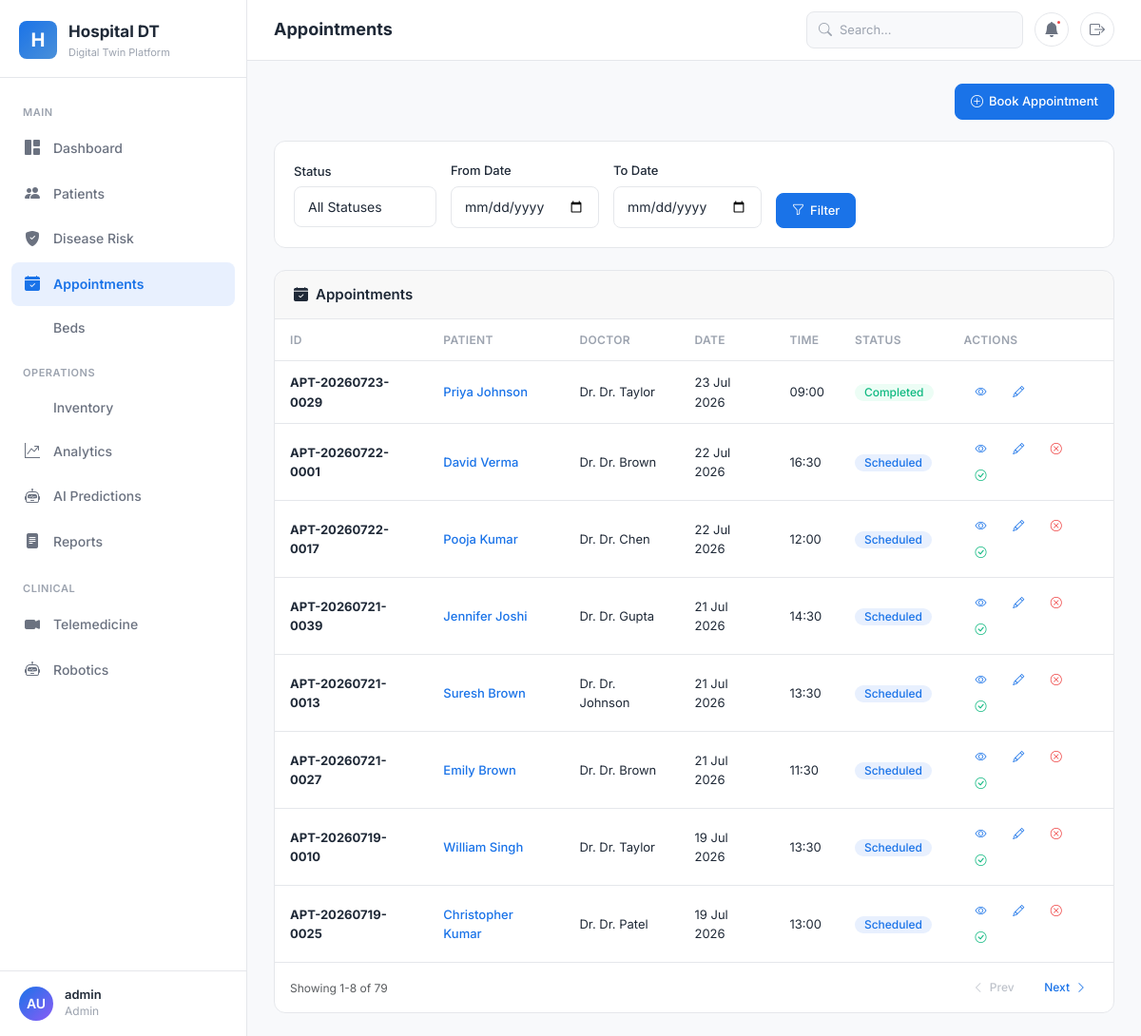
The page /appointments/ (signed in) on the database its author committed.
### accounts/models.py (models this page shows, shortened)
class UserRole(models.Model):
    ROLE_CHOICES = [
        ('admin', 'Admin'),
        ('staff', 'Staff'),
        ('patient', 'Patient'),
    ]
    user = models.OneToOneField(User, on_delete=models.CASCADE)
    role = models.CharField(max_length=20, choices=ROLE_CHOICES)
    phone = models.CharField(max_length=15, blank=True)
    address = models.TextField(blank=True)
    created_at = models.DateTimeField(auto_now_add=True)

### appointments/models.py (models this page shows, shortened)
class Appointment(models.Model):
    STATUS_CHOICES = [
        ('scheduled', 'Scheduled'),
        ('completed', 'Completed'),
        ('cancelled', 'Cancelled'),
        ('rescheduled', 'Rescheduled'),
        ('no_show', 'No Show'),
    ]
    appointment_id = models.CharField(max_length=20, unique=True)
    patient = models.ForeignKey(Patient, on_delete=models.CASCADE, related_name='appointments')
    doctor_name = models.CharField(max_length=200, blank=True)
    doctor_specialization = models.CharField(max_length=200, blank=True)
    appointment_date = models.DateField()
    appointment_time = models.TimeField()
    end_time = models.TimeField(null=True, blank=True)
    reason = models.TextField()
    status = models.CharField(max_length=20, choices=STATUS_CHOICES, default='scheduled')
    notes = models.TextField(blank=True)
    created_by = models.ForeignKey(User, on_delete=models.SET_NULL, null=True)
    created_at = models.DateTimeField(auto_now_add=True)
    updated_at = models.DateTimeField(auto_now=True)
    class Meta:
        ordering = ['-appointment_date', '-appointment_time']

### patients/models.py (models this page shows, shortened)
class Patient(models.Model):
    GENDER_CHOICES = [('M', 'Male'), ('F', 'Female'), ('O', 'Other')]
    BLOOD_GROUP_CHOICES = [
        ('A+', 'A+'), ('A-', 'A-'), ('B+', 'B+'), ('B-', 'B-'),
        ('AB+', 'AB+'), ('AB-', 'AB-'), ('O+', 'O+'), ('O-', 'O-'),
    ]
    STATUS_CHOICES = [
        ('admitted', 'Admitted'), ('discharged', 'Discharged'),
        ('outpatient', 'Outpatient'), ('emergency', 'Emergency'),
    ]
    patient_id = models.CharField(max_length=20, unique=True)
    first_name = models.CharField(max_length=100)
    last_name = models.CharField(max_length=100)
    date_of_birth = models.DateField()
    gender = models.CharField(max_length=1, choices=GENDER_CHOICES)
    blood_group = models.CharField(max_length=3, choices=BLOOD_GROUP_CHOICES)
    phone = models.CharField(max_length=15)
    email = models.EmailField(blank=True)
    address = models.TextField()
    emergency_contact = models.CharField(max_length=15)
    emergency_relation = models.CharField(max_length=50)
    status = models.CharField(max_length=20, choices=STATUS_CHOICES, default='outpatient')
    admission_date = models.DateTimeField(null=True, blank=True)
    discharge_date = models.DateTimeField(null=True, blank=True)
    user = models.OneToOneField(User, on_delete=models.SET_NULL, null=True, blank=True, related_name='patient_profile')
    created_by = models.ForeignKey(User, on_delete=models.SET_NULL, null=True, related_name='created_patients')
    created_at = models.DateTimeField(auto_now_add=True)
    updated_at = models.DateTimeField(auto_now=True)

### appointments/views.py (the view)
# urls.py: path('', views.appointment_list, name='appointment_list'),
@admin_required
def appointment_list(request):
    appointments = Appointment.objects.all()
    status = request.GET.get('status')
    date_from = request.GET.get('date_from')
    date_to = request.GET.get('date_to')
    if status:
        appointments = appointments.filter(status=status)
    if date_from:
        appointments = appointments.filter(appointment_date__gte=date_from)
    if date_to:
        appointments = appointments.filter(appointment_date__lte=date_to)
    context = {
        'appointments': appointments,
        'status': status,
        'date_from': date_from,
        'date_to': date_to,
    }
    return render(request, 'appointments/appointment_list.html', context)

### templates/appointments/appointment_list.html (shortened to what this page needs)
{% extends 'base.html' %}
{% load static %}
{% block page_title %}Appointments{% endblock %}
{% block content %}
<div class="d-flex justify-between align-center flex-wrap gap-2 mb-4">
  <div class="d-flex gap-2">
    <a href="{% url 'appointments:appointment_create' %}" class="btn btn-primary"><i class="bi bi-plus-circle"></i> Book Appointment</a>
  </div>
</div>
<div class="card animate-up mb-4">
  <div class="card-body">
    <form method="get" class="d-flex flex-wrap gap-3 align-center">
      <div class="form-group" style="margin-bottom: 0; min-width: 150px;">
        <label class="form-label">Status</label>
        <select name="status" class="form-select">
          <option value="">All Statuses</option>
        </select>
      </div>
      <div class="form-group" style="margin-bottom: 0; min-width: 150px;">
        <label class="form-label">From Date</label>
        <input type="date" class="form-input" name="date_from" value="{{ request.GET.date_from }}">
      </div>
      <div class="form-group" style="margin-bottom: 0; min-width: 150px;">
        <label class="form-label">To Date</label>
        <input type="date" class="form-input" name="date_to" value="{{ request.GET.date_to }}">
      </div>
      <div style="align-self: flex-end;">
        <button type="submit" class="btn btn-primary"><i class="bi bi-funnel"></i> Filter</button>
      </div>
    </form>
  </div>
</div>
<div class="card animate-up">
  <div class="card-header">
    <h5><i class="bi bi-calendar-check-fill"></i> Appointments</h5>
  </div>
  <div class="card-body p-0">
    <div class="table-wrapper">
      <table>
        <thead>
          <tr>
            <th>ID</th>
            <th>Patient</th>
            <th>Doctor</th>
            <th>Date</th>
            <th>Time</th>
            <th>Status</th>
            <th>Actions</th>
          </tr>
        </thead>
        <tbody>
          {% for appointment in appointments %}
          <tr>
            <td><strong>{{ appointment.appointment_id }}</strong></td>
            <td><a href="{% url 'patients:patient_detail' appointment.patient.pk %}">{{ appointment.patient.first_name }} {{ appointment.patient.last_name }}</a></td>
            <td>Dr. {{ appointment.doctor_name }}</td>
            <td>{{ appointment.appointment_date|date:"d M Y" }}</td>
            <td>{{ appointment.appointment_time|time:"H:i" }}</td>
            <td>
              <span class="badge badge-{% if appointment.status == 'scheduled' %}primary{% elif appointment.status == 'completed' %}success{% elif appointment.status == 'cancelled' %}error{% elif appointment.status == 'rescheduled' %}warning{% else %}muted{% endif %}">
                {{ appointment.get_status_display }}
              </span>
            </td>
            <td>
              <a href="{% url 'appointments:appointment_detail' appointment.pk %}" class="btn btn-sm btn-ghost" title="View"><i class="bi bi-eye"></i></a>
              <a href="{% url 'appointments:appointment_update' appointment.pk %}" class="btn btn-sm btn-ghost" title="Edit"><i class="bi bi-pencil"></i></a>
              {% if appointment.status == 'scheduled' %}
              <a href="{% url 'appointments:appointment_cancel' appointment.pk %}" class="btn btn-sm btn-ghost" title="Cancel" style="color: var(--error);"><i class="bi bi-x-circle"></i></a>
              <a href="{% url 'appointments:appointment_complete' appointment.pk %}" class="btn btn-sm btn-ghost" title="Complete" style="color: var(--success);"><i class="bi bi-check-circle"></i></a>
              {% endif %}
            </td>
          </tr>
          {% endfor %}
        </tbody>
      </table>
    </div>
  </div>
</div>
{% endblock %}

### templates/base.html (shortened to what this page needs)
<!DOCTYPE html>
{% load static %}
<html lang="en">
<head>
  <link href="https://cdn.jsdelivr.net/npm/bootstrap@5.3.3/dist/css/bootstrap.min.css" rel="stylesheet">
  <link href="https://cdn.jsdelivr.net/npm/bootstrap-icons@1.11.3/font/bootstrap-icons.min.css" rel="stylesheet">
  <link href="{% static 'css/minimal.css' %}" rel="stylesheet">
</head>
<body>
{% if user.is_authenticated or request.session.patient_name %}
<aside class="sidebar" id="sidebar">
  <div class="sidebar-brand">
    <div class="brand-icon">H</div>
    <div>
      <div class="brand-text">Hospital DT</div>
      <div class="brand-sub">Digital Twin Platform</div>
    </div>
  </div>
  <nav class="sidebar-nav">
    {% if user.is_authenticated %}
    {% with role=user.userrole.role %}
    <div class="nav-section">Main</div>
    <a href="{% url 'dashboard:home' %}" class="nav-item">
      <span class="nav-icon"><i class="bi bi-grid-1x2-fill"></i></span>
      Dashboard
    </a>
    <a href="{% url 'patients:patient_list' %}" class="nav-item">
      <span class="nav-icon"><i class="bi bi-people-fill"></i></span>
      Patients
    </a>
    <a href="{% url 'disease_risk:risk_assessment' %}" class="nav-item">
      <span class="nav-icon"><i class="bi bi-shield-fill-check"></i></span>
      Disease Risk
    </a>
    <a href="{% url 'appointments:appointment_list' %}" class="nav-item">
      <span class="nav-icon"><i class="bi bi-calendar-check-fill"></i></span>
      Appointments
    </a>
    <a href="{% url 'beds:bed_list' %}" class="nav-item">
      Beds
    </a>
    <div class="nav-section">Operations</div>
    <a href="{% url 'inventory:inventory_dashboard' %}" class="nav-item">
      Inventory
    </a>
    <a href="{% url 'analytics:analytics_dashboard' %}" class="nav-item">
      <span class="nav-icon"><i class="bi bi-graph-up-arrow"></i></span>
      Analytics
    </a>
    <a href="{% url 'predictions:prediction_dashboard' %}" class="nav-item">
      <span class="nav-icon"><i class="bi bi-robot"></i></span>
      AI Predictions
    </a>
    <a href="{% url 'reports:report_list' %}" class="nav-item">
      <span class="nav-icon"><i class="bi bi-file-text-fill"></i></span>
      Reports
    </a>
    <div class="nav-section">Clinical</div>
    <a href="{% url 'telemedicine:session_list' %}" class="nav-item">
      <span class="nav-icon"><i class="bi bi-camera-video-fill"></i></span>
      Telemedicine
    </a>
    <a href="{% url 'robotics:robot_list' %}" class="nav-item">
      <span class="nav-icon"><i class="bi bi-robot"></i></span>
      Robotics
    </a>
    {% endwith %}
    {% endif %}
  </nav>
  <div class="sidebar-footer">
    <div class="user-info">
      {% if user.is_authenticated %}
      <div class="user-avatar">{{ user.first_name|first|default:"A" }}{{ user.last_name|first|default:"U" }}</div>
      <div>
        <div class="user-name">{{ user.get_full_name|default:user.username }}</div>
        <div class="user-role">{{ user.userrole.role|default:"Staff"|title }}</div>
      </div>
      {% elif request.session.patient_name %}
      <div class="user-avatar">{{ request.session.patient_name|first|default:"P" }}</div>
      <div>
        <div class="user-name">{{ request.session.patient_name }}</div>
        <div class="user-role">Patient</div>
      </div>
      {% endif %}
    </div>
  </div>
</aside>
<div class="main-content">
  <header class="top-header">
    <div class="header-left">
      <span class="page-title">{% block page_title %}Dashboard{% endblock %}</span>
    </div>
    <div class="header-right">
      {% if user.is_authenticated %}
      <div class="search-box">
        <i class="bi bi-search search-icon"></i>
        <input type="text" placeholder="Search..." id="globalSearch">
      </div>
      <button class="header-btn" title="Notifications">
        <i class="bi bi-bell-fill"></i>
        <span class="dot"></span>
      </button>
      {% endif %}
      <a href="{% url 'accounts:logout' %}" class="header-btn" title="Logout">
        <i class="bi bi-box-arrow-right"></i>
      </a>
    </div>
  </header>
  <div class="page-content">
    {% block content %}{% endblock %}
  </div>
</div>
{% endif %}
</body>
</html>

### rows shown on the page
Appointment: appointment_id "APT-20260723-0029", patient.first_name "Priya", patient.last_name "Johnson", doctor_name "Dr. Taylor", appointment_date "23 Jul 2026", appointment_time "09:00", status "Completed"
Appointment: appointment_id "APT-20260722-0001", patient.first_name "David", patient.last_name "Verma", doctor_name "Dr. Brown", appointment_date "22 Jul 2026", appointment_time "16:30", status "Scheduled"
Appointment: appointment_id "APT-20260722-0017", patient.first_name "Pooja", patient.last_name "Kumar", doctor_name "Dr. Chen", appointment_date "22 Jul 2026", appointment_time "12:00", status "Scheduled"
Appointment: appointment_id "APT-20260721-0039", patient.first_name "Jennifer", patient.last_name "Joshi", doctor_name "Dr. Gupta", appointment_date "21 Jul 2026", appointment_time "14:30", status "Scheduled"
Appointment: appointment_id "APT-20260721-0013", patient.first_name "Suresh", patient.last_name "Brown", doctor_name "Dr. Johnson", appointment_date "21 Jul 2026", appointment_time "13:30", status "Scheduled"
Appointment: appointment_id "APT-20260721-0027", patient.first_name "Emily", patient.last_name "Brown", doctor_name "Dr. Brown", appointment_date "21 Jul 2026", appointment_time "11:30", status "Scheduled"
Appointment: appointment_id "APT-20260719-0010", patient.first_name "William", patient.last_name "Singh", doctor_name "Dr. Taylor", appointment_date "19 Jul 2026", appointment_time "13:30", status "Scheduled"
Appointment: appointment_id "APT-20260719-0025", patient.first_name "Christopher", patient.last_name "Kumar", doctor_name "Dr. Patel", appointment_date "19 Jul 2026", appointment_time "13:00", status "Scheduled"

### other values the page prints
{{ user.first_name|first|default:"A" }} "A"
{{ user.last_name|first|default:"U" }} "U"
{{ user.get_full_name|default:user.username }} "admin"
{{ user.userrole.role|default:"Staff"|title }} "Admin"
